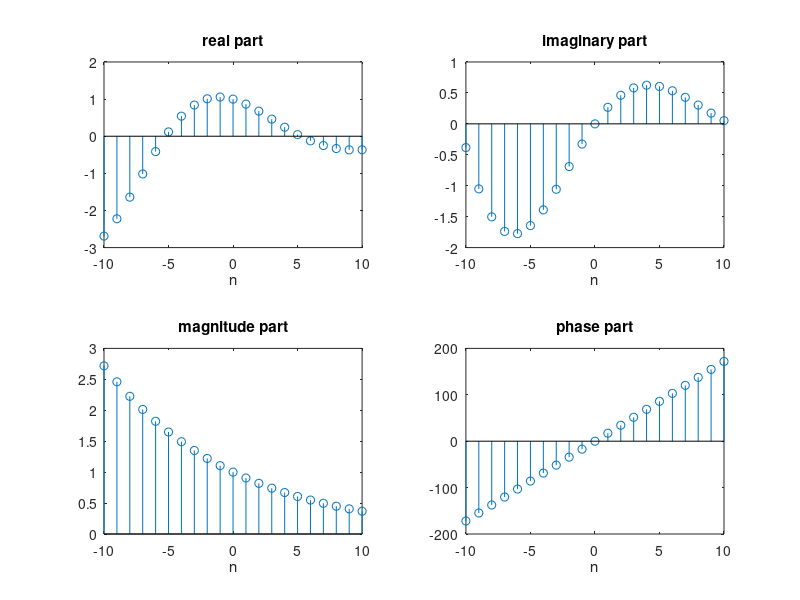

Here is the MATLAB script that generated this plot:
addpath('funcoes/');

n = [-10:1:10];alpha = -0.1 +0.3j;
x = exp(alpha * n);

subplot(2, 2, 1);stem(n, real(x)); title('real part');xlabel('n')
subplot(2, 2, 2);stem(n, imag(x) );title('imaginary part');xlabel('n')
subplot(2, 2, 3);stem(n, abs(x));title('magnitude part');xlabel('n')
subplot(2, 2, 4);stem(n, (180/pi)*angle(x));title('phase part');xlabel('n');pause(10);